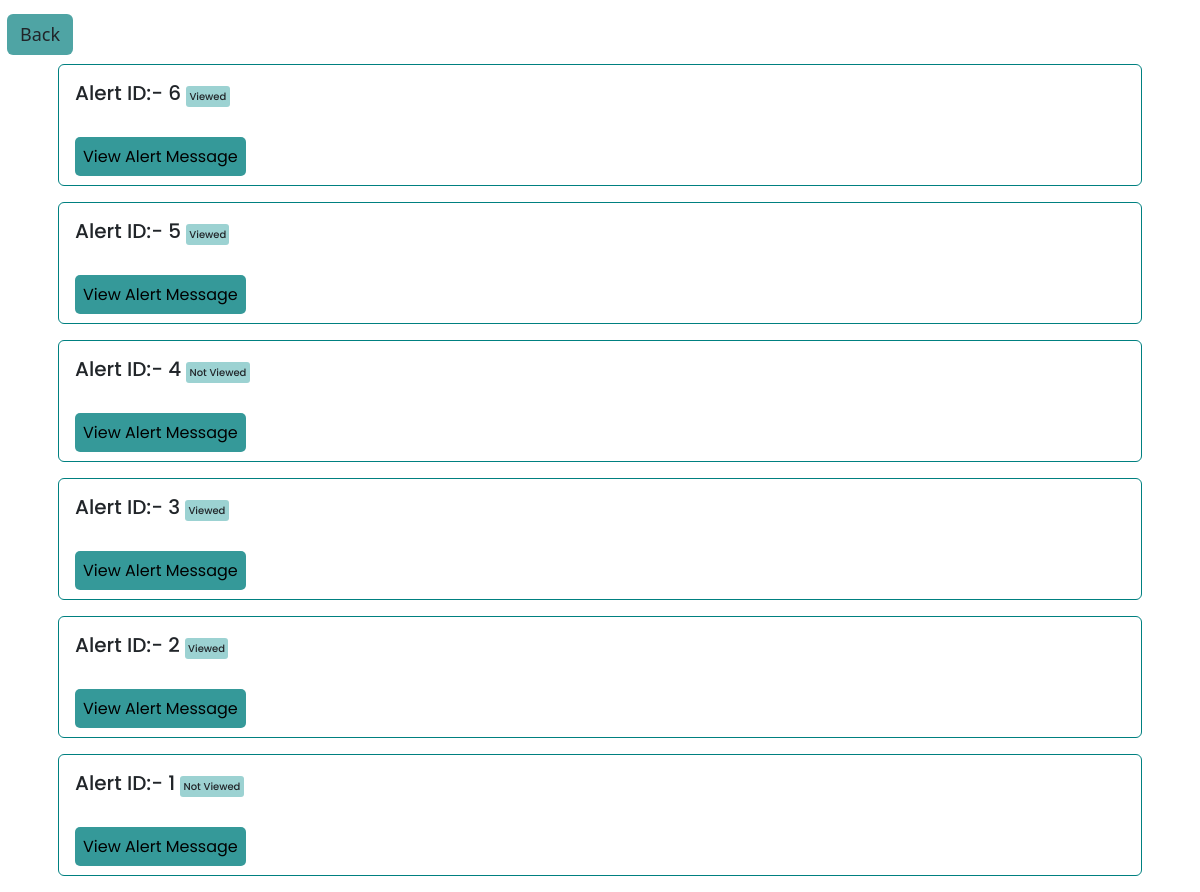
The page /alm on the database its author committed.
### drugapp/models.py (models this page shows, shortened)
class Alerts(models.Model):
    aid = models.AutoField(primary_key=True)
    alertText = models.TextField()
    alertby=models.TextField()
    lat = models.FloatField(blank=True, null=True)
    lon = models.FloatField(blank=True, null=True)
    viewed=models.BooleanField(default=False)
    atime= models.DateTimeField(auto_now_add=True)

### drugapp/views.py (the view)
# urls.py: path('alm',views.alertmsg,name='almsg'),
def alertmsg(request):
    a=Alerts.objects.all()[::-1]
    return render(request,'alertmsg.html',{'f':a})

### drugapp/templates/alertmsg.html (shortened to what this page needs)
<!doctype html>
<html lang="en">
  <head>
    <link href="https://cdn.jsdelivr.net/npm/bootstrap@5.3.2/dist/css/bootstrap.min.css" rel="stylesheet">
  </head>
  <body>
    <a href="{% url 'poldash' %}" class="btn" style="top: 1%; margin: 5px; left:2px; position: absolute; background-color: rgb(5, 126, 126,0.7);  font-size: large;">Back</a>
    <div class="container">
      {% for i in f%}
      <div class="card" style="border-color: teal;">
      {% if i.viewed %}
      <h5>Alert ID:- {{i.aid}} <span class="vie" style="background-color:rgb(9, 142, 142,0.4); padding:0.2rem; right:0%; border-radius:3px; font-size:10px;">Viewed</span></h5>
      {% else %}
      <h5>Alert ID:- {{i.aid}} <span class="vie" style="background-color:rgb(9, 142, 142,0.4);; padding:0.2rem; right:0%; border-radius:3px; font-size:10px;">Not Viewed</span></h5>
      {% endif %}
      <div class="bb">
      <a href="{% url 'va' i.aid %}" class="bt">View Alert Message</a>
      </div>
      </div>
      {% endfor %}
  </div >
  </body>
</html>

### drugapp/templates/alertmsg.html (style rules this page uses)
* { font-family: 'Poppins', sans-serif; }
.container { margin-top:4rem; }
.card { padding:1rem; margin:1rem; }
.bt { text-decoration: none; font-weight: 400; padding: 0.5rem; background-color: rgb(3, 128, 128,0.8); color:white; color: rgb(0, 0, 0); border-radius: 5px; }
.bb { margin-top:1rem; }

### rows shown on the page
Alerts: aid "6"
Alerts: aid "5"
Alerts: aid "4"
Alerts: aid "3"
Alerts: aid "2"
Alerts: aid "1"
